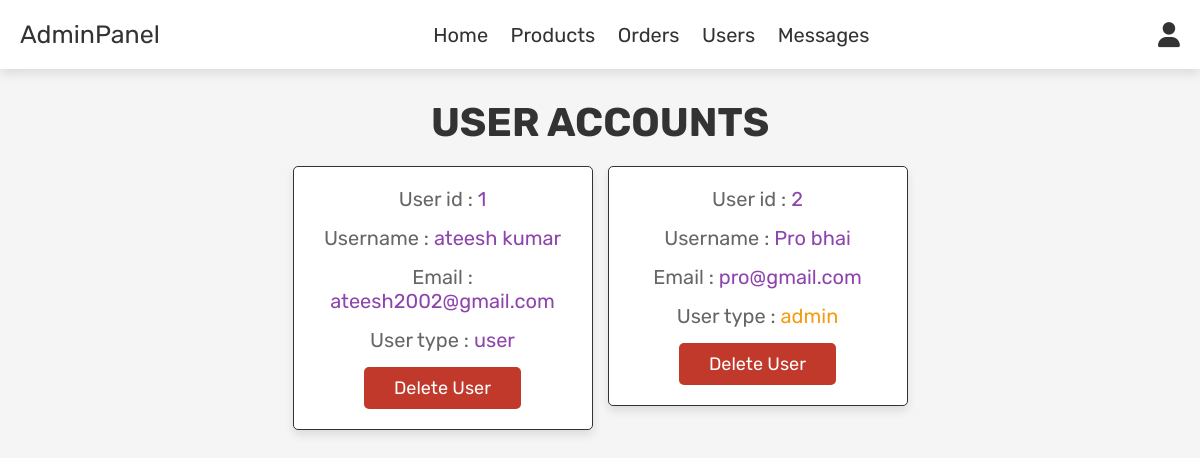
Screenshot of /admin_users.php (signed in) with the database file from the repository.
### tables this page shows
CREATE TABLE `users` (
  `id` int(100) NOT NULL,
  `name` varchar(100) NOT NULL,
  `email` varchar(100) NOT NULL,
  `password` varchar(100) NOT NULL,
  `user_type` varchar(20) NOT NULL DEFAULT 'user'
);

### admin_users.php (the view, shortened to what this page needs)
<?php
include 'config.php';
?>
<!DOCTYPE html>
<html lang="en">
<head>
   <link rel="stylesheet" href="https://cdnjs.cloudflare.com/ajax/libs/font-awesome/6.0.0/css/all.min.css">
   <link rel="stylesheet" href="css/admin_style.css">
</head>
<body>
<?php include 'admin_header.php'; ?>
<section class="users">
   <h1 class="title"> User accounts </h1>
   <div class="box-container">
      <?php
         $select_users = mysqli_query($conn, "SELECT * FROM `users`") or die('query failed');
         while($fetch_users = mysqli_fetch_assoc($select_users)){
      ?>
      <div class="box">
         <p> User id : <span><?php echo $fetch_users['id']; ?></span> </p>
         <p> Username : <span><?php echo $fetch_users['name']; ?></span> </p>
         <p> Email : <span><?php echo $fetch_users['email']; ?></span> </p>
         <p> User type : <span style="color:<?php if($fetch_users['user_type'] == 'admin'){ echo 'var(--orange)'; } ?>"><?php echo $fetch_users['user_type']; ?></span> </p>
         <a href="admin_users.php?delete=<?php echo $fetch_users['id']; ?>" onclick="return confirm('delete this user?');" class="delete-btn">delete user</a>
      </div>
      <?php
         };
      ?>
   </div>
</section>
</body>
</html>

### css/admin_style.css (style rules this page uses)
:root { --purple:#8e44ad; --red:#c0392b; --orange:#f39c12; --black:#333; --white:#fff; --light-color:#666; --light-white:#ccc; --light-bg:#f5f5f5; --border:.1rem solid var(--black); --box-shadow:0 .5rem 1rem rgba(0,0,0,.1); }
* { font-family: 'Rubik', sans-serif; margin:0; padding:0; box-sizing: border-box; outline: none; border:none; text-decoration: none; transition:all .2s linear; }
html { font-size: 62.5%; overflow-x: hidden; }
body { background-color: var(--light-bg); }
section { padding:3rem 2rem; }
.title { text-align: center; margin-bottom: 2rem; text-transform: uppercase; color:var(--black); font-size: 4rem; }
.btn, .option-btn, .delete-btn, .white-btn { display: inline-block; margin-top: 1rem; padding:1rem 3rem; cursor: pointer; color:var(--white); font-size: 1.8rem; border-radius: .5rem; text-transform: capitalize; }
.delete-btn { background-color: var(--red); }
.users .box-container { display: grid; grid-template-columns: repeat(auto-fit, 30rem); justify-content: center; gap:1.5rem; max-width: 1200px; margin:0 auto; align-items: flex-start; }
.users .box-container .box { background-color: var(--white); padding:2rem; border:var(--border); box-shadow: var(--box-shadow); border-radius: .5rem; text-align: center; }
.users .box-container .box p { padding-bottom: 1.5rem; font-size: 2rem; color:var(--light-color); }
.users .box-container .box p span { color:var(--purple); }
.users .box-container .box .delete-btn { margin-top: 0; }

### rows the page displays
users: id "1", name "ateesh kumar", email "ateesh2002@gmail.com", user_type "user"
users: id "2", name "Pro bhai", email "pro@gmail.com", user_type "admin"
